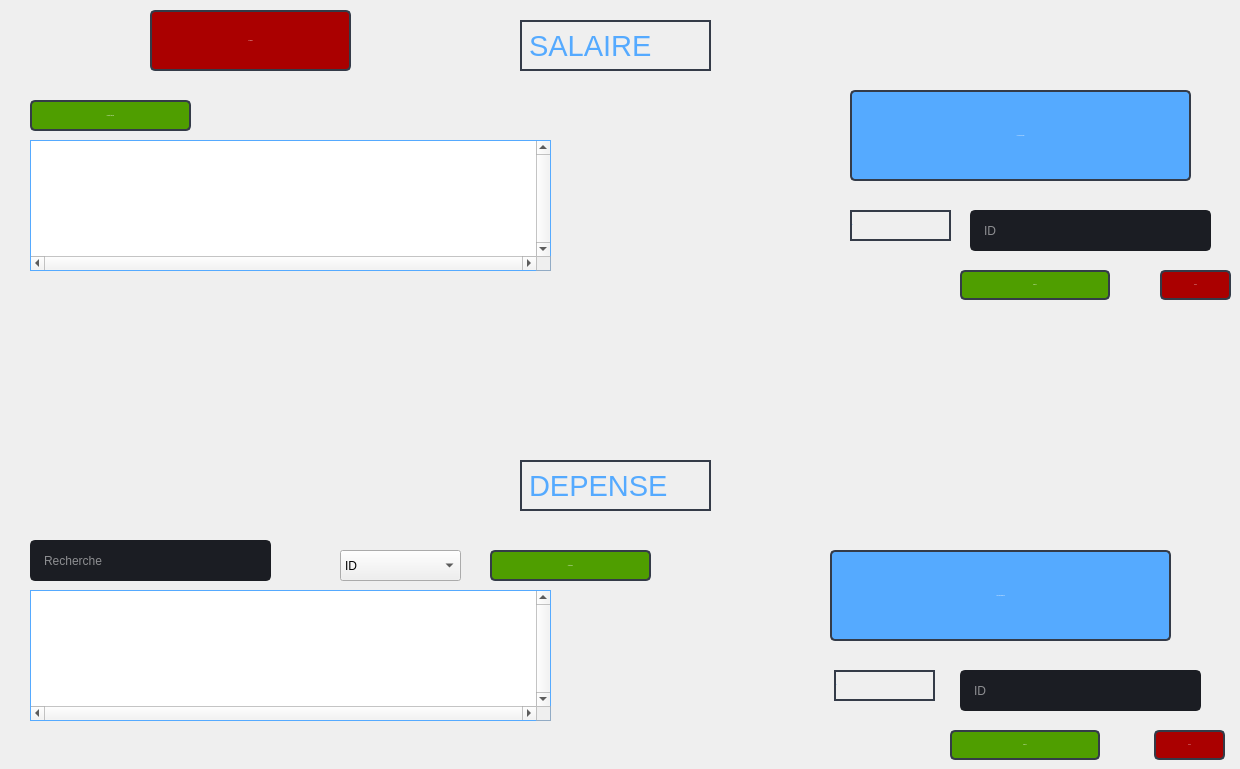
               <widget class="QWidget" name="finance">
                <attribute name="title">
                 <string>Finance</string>
                </attribute>
                <widget class="QPushButton" name="pushButton_107">
                 <property name="geometry">
                  <rect>
                   <x>850</x>
                   <y>90</y>
                   <width>341</width>
                   <height>91</height>
                  </rect>
                 </property>
                 <property name="minimumSize">
                  <size>
                   <width>150</width>
                   <height>30</height>
                  </size>
                 </property>
                 <property name="font">
                  <font>
                   <family>Segoe UI</family>
                   <pointsize>-1</pointsize>
                  </font>
                 </property>
                 <property name="styleSheet">
                  <string notr="true">QPushButton {
	color: rgb(255, 255, 255);
	border: 2px solid rgb(52, 59, 72);
	border-radius: 5px;	
	
	background-color: rgb(85, 170, 255);

}
QPushButton:hover {
	background-color: rgb(57, 65, 80);
	border: 2px solid rgb(61, 70, 86);
}
QPushButton:pressed {	
	background-color: rgb(35, 40, 49);
	border: 2px solid rgb(43, 50, 61);
}</string>
                 </property>
                 <property name="text">
                  <string>AJOUTER salaire</string>
                 </property>
                 <property name="icon">
                  <iconset>
                   <normaloff>:/16x16/icons/16x16/cil-folder-open.png</normaloff>:/16x16/icons/16x16/cil-folder-open.png</iconset>
                 </property>
                </widget>
                <widget class="QPushButton" name="pushButton_108">
                 <property name="geometry">
                  <rect>
                   <x>830</x>
                   <y>550</y>
                   <width>341</width>
                   <height>91</height>
                  </rect>
                 </property>
                 <property name="minimumSize">
                  <size>
                   <width>150</width>
                   <height>30</height>
                  </size>
                 </property>
                 <property name="font">
                  <font>
                   <family>Segoe UI</family>
                   <pointsize>-1</pointsize>
                  </font>
                 </property>
                 <property name="styleSheet">
                  <string notr="true">QPushButton {
	color: rgb(255, 255, 255);
	border: 2px solid rgb(52, 59, 72);
	border-radius: 5px;	
	
	background-color: rgb(85, 170, 255);

}
QPushButton:hover {
	background-color: rgb(57, 65, 80);
	border: 2px solid rgb(61, 70, 86);
}
QPushButton:pressed {	
	background-color: rgb(35, 40, 49);
	border: 2px solid rgb(43, 50, 61);
}</string>
                 </property>
                 <property name="text">
                  <string>AJOUTER dépense</string>
                 </property>
                 <property name="icon">
                  <iconset>
                   <normaloff>:/16x16/icons/16x16/cil-folder-open.png</normaloff>:/16x16/icons/16x16/cil-folder-open.png</iconset>
                 </property>
                </widget>
                <widget class="QTableView" name="tableView_7">
                 <property name="geometry">
                  <rect>
                   <x>30</x>
                   <y>590</y>
                   <width>521</width>
                   <height>131</height>
                  </rect>
                 </property>
                 <property name="styleSheet">
                  <string notr="true">QHeaderView::section {
	
	font: 87 10pt &quot;Cinzel Black&quot;;
    background-color: rgb(39, 44, 54);
    border-style: none;
    border-bottom: 1px solid rgb(85, 170, 255);
    border-right:  1px solid rgb(85, 170, 255);
}

QHeaderView::section:vertical
{
    border-left: 1px solid  rgb(85, 170, 255);
}
QTableView {
	
	color: rgb(255, 255, 255);
	border-style: solid;
	border-top: 1px solid  rgb(85, 170, 255);
	 border-left: 1px solid  rgb(85, 170, 255);
 border-bottom: 1px solid rgb(85, 170, 255);
 border-right:  1px solid rgb(85, 170, 255);
}
QTableView::item {
     border-bottom: 1px solid rgb(85, 170, 255);
    border-right:  1px solid rgb(85, 170, 255);
    background-color : none;
}
QTableView::indicator:unchecked {
    background-color: #d7d6d5
}</string>
                 </property>
                 <property name="verticalScrollBarPolicy">
                  <enum>Qt::ScrollBarAlwaysOn</enum>
                 </property>
                 <property name="horizontalScrollBarPolicy">
                  <enum>Qt::ScrollBarAlwaysOn</enum>
                 </property>
                 <attribute name="verticalHeaderVisible">
                  <bool>false</bool>
                 </attribute>
                </widget>
                <widget class="QTableView" name="tableView_8">
                 <property name="geometry">
                  <rect>
                   <x>30</x>
                   <y>140</y>
                   <width>521</width>
                   <height>131</height>
                  </rect>
                 </property>
                 <property name="styleSheet">
                  <string notr="true">QHeaderView::section {
	
	font: 87 10pt &quot;Cinzel Black&quot;;
    background-color: rgb(39, 44, 54);
    border-style: none;
    border-bottom: 1px solid rgb(85, 170, 255);
    border-right:  1px solid rgb(85, 170, 255);
}

QHeaderView::section:vertical
{
    border-left: 1px solid  rgb(85, 170, 255);
}
QTableView {
	
	color: rgb(255, 255, 255);
	border-style: solid;
	border-top: 1px solid  rgb(85, 170, 255);
	 border-left: 1px solid  rgb(85, 170, 255);
 border-bottom: 1px solid rgb(85, 170, 255);
 border-right:  1px solid rgb(85, 170, 255);
}
QTableView::item {
     border-bottom: 1px solid rgb(85, 170, 255);
    border-right:  1px solid rgb(85, 170, 255);
    background-color : none;
}
QTableView::indicator:unchecked {
    background-color: #d7d6d5
}</string>
                 </property>
                 <property name="verticalScrollBarPolicy">
                  <enum>Qt::ScrollBarAlwaysOn</enum>
                 </property>
                 <property name="horizontalScrollBarPolicy">
                  <enum>Qt::ScrollBarAlwaysOn</enum>
                 </property>
                 <attribute name="verticalHeaderVisible">
                  <bool>false</bool>
                 </attribute>
                </widget>
                <widget class="QPushButton" name="pushButton_14">
                 <property name="geometry">
                  <rect>
                   <x>960</x>
                   <y>270</y>
                   <width>150</width>
                   <height>30</height>
                  </rect>
                 </property>
                 <property name="minimumSize">
                  <size>
                   <width>150</width>
                   <height>30</height>
                  </size>
                 </property>
                 <property name="font">
                  <font>
                   <family>Segoe UI</family>
                   <pointsize>-1</pointsize>
                  </font>
                 </property>
                 <property name="styleSheet">
                  <string notr="true">QPushButton {
	color: rgb(255, 255, 255);
	border: 2px solid rgb(52, 59, 72);
	border-radius: 5px;	
	
	background-color:rgb(79, 158, 0);

}
QPushButton:hover {
	background-color: rgb(57, 65, 80);
	border: 2px solid rgb(61, 70, 86);
}
QPushButton:pressed {	
	background-color: rgb(35, 40, 49);
	border: 2px solid rgb(43, 50, 61);
}</string>
                 </property>
                 <property name="text">
                  <string>Modfier</string>
                 </property>
                 <property name="icon">
                  <iconset>
                   <normaloff>:/16x16/icons/16x16/cil-folder-open.png</normaloff>:/16x16/icons/16x16/cil-folder-open.png</iconset>
                 </property>
                </widget>
                <widget class="QPushButton" name="pushButton_39">
                 <property name="geometry">
                  <rect>
                   <x>1160</x>
                   <y>270</y>
                   <width>71</width>
                   <height>30</height>
                  </rect>
                 </property>
                 <property name="minimumSize">
                  <size>
                   <width>0</width>
                   <height>0</height>
                  </size>
                 </property>
                 <property name="font">
                  <font>
                   <family>Segoe UI</family>
                   <pointsize>-1</pointsize>
                  </font>
                 </property>
                 <property name="styleSheet">
                  <string notr="true">QPushButton {
	color: rgb(255, 255, 255);
	border: 2px solid rgb(52, 59, 72);
	border-radius: 5px;	
	
	background-color: rgb(170, 0, 0);

}
QPushButton:hover {
	background-color: rgb(57, 65, 80);
	border: 2px solid rgb(61, 70, 86);
}
QPushButton:pressed {	
	background-color: rgb(35, 40, 49);
	border: 2px solid rgb(43, 50, 61);
}</string>
                 </property>
                 <property name="text">
                  <string>SUPP</string>
                 </property>
                 <property name="icon">
                  <iconset>
                   <normaloff>:/16x16/icons/16x16/cil-folder-open.png</normaloff>:/16x16/icons/16x16/cil-folder-open.png</iconset>
                 </property>
                </widget>
                <widget class="QLabel" name="label_67">
                 <property name="geometry">
                  <rect>
                   <x>850</x>
                   <y>210</y>
                   <width>101</width>
                   <height>31</height>
                  </rect>
                 </property>
                 <property name="font">
                  <font>
                   <pointsize>-1</pointsize>
                  </font>
                 </property>
                 <property name="focusPolicy">
                  <enum>Qt::StrongFocus</enum>
                 </property>
                 <property name="styleSheet">
                  <string notr="true">color : rgb(85, 170, 255);

border:2px solid  rgb(52, 59, 72);
</string>
                 </property>
                 <property name="text">
                  <string>ID </string>
                 </property>
                </widget>
                <widget class="QLineEdit" name="lineEdit_28">
                 <property name="geometry">
                  <rect>
                   <x>970</x>
                   <y>210</y>
                   <width>241</width>
                   <height>41</height>
                  </rect>
                 </property>
                 <property name="minimumSize">
                  <size>
                   <width>0</width>
                   <height>30</height>
                  </size>
                 </property>
                 <property name="styleSheet">
                  <string notr="true">QLineEdit {
color : rgb(255, 255, 255);
	background-color: rgb(27, 29, 35);
	border-radius: 5px;
	border: 2px solid rgb(27, 29, 35);
	padding-left: 10px;
}
QLineEdit:hover {
	border: 2px solid rgb(64, 71, 88);
}
QLineEdit:focus {
	border: 2px solid rgb(91, 101, 124);
}</string>
                 </property>
                 <property name="text">
                  <string/>
                 </property>
                 <property name="placeholderText">
                  <string>ID</string>
                 </property>
                </widget>
                <widget class="QLineEdit" name="lineEdit_29">
                 <property name="geometry">
                  <rect>
                   <x>960</x>
                   <y>670</y>
                   <width>241</width>
                   <height>41</height>
                  </rect>
                 </property>
                 <property name="minimumSize">
                  <size>
                   <width>0</width>
                   <height>30</height>
                  </size>
                 </property>
                 <property name="styleSheet">
                  <string notr="true">QLineEdit {
color : rgb(255, 255, 255);
	background-color: rgb(27, 29, 35);
	border-radius: 5px;
	border: 2px solid rgb(27, 29, 35);
	padding-left: 10px;
}
QLineEdit:hover {
	border: 2px solid rgb(64, 71, 88);
}
QLineEdit:focus {
	border: 2px solid rgb(91, 101, 124);
}</string>
                 </property>
                 <property name="text">
                  <string/>
                 </property>
                 <property name="placeholderText">
                  <string>ID</string>
                 </property>
                </widget>
                <widget class="QPushButton" name="pushButton_15">
                 <property name="geometry">
                  <rect>
                   <x>950</x>
                   <y>730</y>
                   <width>150</width>
                   <height>30</height>
                  </rect>
                 </property>
                 <property name="minimumSize">
                  <size>
                   <width>150</width>
                   <height>30</height>
                  </size>
                 </property>
                 <property name="font">
                  <font>
                   <family>Segoe UI</family>
                   <pointsize>-1</pointsize>
                  </font>
                 </property>
                 <property name="styleSheet">
                  <string notr="true">QPushButton {
	color: rgb(255, 255, 255);
	border: 2px solid rgb(52, 59, 72);
	border-radius: 5px;	
	
	background-color:rgb(79, 158, 0);

}
QPushButton:hover {
	background-color: rgb(57, 65, 80);
	border: 2px solid rgb(61, 70, 86);
}
QPushButton:pressed {	
	background-color: rgb(35, 40, 49);
	border: 2px solid rgb(43, 50, 61);
}</string>
                 </property>
                 <property name="text">
                  <string>Modfier</string>
                 </property>
                 <property name="icon">
                  <iconset>
                   <normaloff>:/16x16/icons/16x16/cil-folder-open.png</normaloff>:/16x16/icons/16x16/cil-folder-open.png</iconset>
                 </property>
                </widget>
                <widget class="QLabel" name="label_68">
                 <property name="geometry">
                  <rect>
                   <x>834</x>
                   <y>670</y>
                   <width>101</width>
                   <height>31</height>
                  </rect>
                 </property>
                 <property name="font">
                  <font>
                   <pointsize>-1</pointsize>
                  </font>
                 </property>
                 <property name="focusPolicy">
                  <enum>Qt::StrongFocus</enum>
                 </property>
                 <property name="styleSheet">
                  <string notr="true">color : rgb(85, 170, 255);

border:2px solid  rgb(52, 59, 72);
</string>
                 </property>
                 <property name="text">
                  <string>ID </string>
                 </property>
                </widget>
                <widget class="QPushButton" name="pushButton_40">
                 <property name="geometry">
                  <rect>
                   <x>1154</x>
                   <y>730</y>
                   <width>71</width>
                   <height>30</height>
                  </rect>
                 </property>
                 <property name="minimumSize">
                  <size>
                   <width>0</width>
                   <height>0</height>
                  </size>
                 </property>
                 <property name="font">
                  <font>
                   <family>Segoe UI</family>
                   <pointsize>-1</pointsize>
                  </font>
                 </property>
                 <property name="styleSheet">
                  <string notr="true">QPushButton {
	color: rgb(255, 255, 255);
	border: 2px solid rgb(52, 59, 72);
	border-radius: 5px;	
	
	background-color: rgb(170, 0, 0);

}
QPushButton:hover {
	background-color: rgb(57, 65, 80);
	border: 2px solid rgb(61, 70, 86);
}
QPushButton:pressed {	
	background-color: rgb(35, 40, 49);
	border: 2px solid rgb(43, 50, 61);
}</string>
                 </property>
                 <property name="text">
                  <string>SUPP</string>
                 </property>
                 <property name="icon">
                  <iconset>
                   <normaloff>:/16x16/icons/16x16/cil-folder-open.png</normaloff>:/16x16/icons/16x16/cil-folder-open.png</iconset>
                 </property>
                </widget>
                <widget class="QLabel" name="label_14">
                 <property name="geometry">
                  <rect>
                   <x>520</x>
                   <y>20</y>
                   <width>191</width>
                   <height>51</height>
                  </rect>
                 </property>
                 <property name="font">
                  <font>
                   <family>MS Shell Dlg 2</family>
                   <pointsize>22</pointsize>
                   <weight>50</weight>
                   <italic>false</italic>
                   <bold>false</bold>
                  </font>
                 </property>
                 <property name="styleSheet">
                  <string notr="true">color : rgb(85, 170, 255);
font: 22pt &quot;MS Shell Dlg 2&quot;;

border:2px solid  rgb(52, 59, 72);
</string>
                 </property>
                 <property name="text">
                  <string>SALAIRE</string>
                 </property>
                </widget>
                <widget class="QLabel" name="label_15">
                 <property name="geometry">
                  <rect>
                   <x>520</x>
                   <y>460</y>
                   <width>191</width>
                   <height>51</height>
                  </rect>
                 </property>
                 <property name="font">
                  <font>
                   <family>MS Shell Dlg 2</family>
                   <pointsize>22</pointsize>
                   <weight>50</weight>
                   <italic>false</italic>
                   <bold>false</bold>
                  </font>
                 </property>
                 <property name="styleSheet">
                  <string notr="true">color : rgb(85, 170, 255);
font: 22pt &quot;MS Shell Dlg 2&quot;;

border:2px solid  rgb(52, 59, 72);
</string>
                 </property>
                 <property name="text">
                  <string>DEPENSE</string>
                 </property>
                </widget>
                <widget class="QPushButton" name="pushButton_37">
                 <property name="geometry">
                  <rect>
                   <x>150</x>
                   <y>10</y>
                   <width>201</width>
                   <height>61</height>
                  </rect>
                 </property>
                 <property name="minimumSize">
                  <size>
                   <width>0</width>
                   <height>0</height>
                  </size>
                 </property>
                 <property name="font">
                  <font>
                   <family>Segoe UI</family>
                   <pointsize>-1</pointsize>
                  </font>
                 </property>
                 <property name="styleSheet">
                  <string notr="true">QPushButton {
	color: rgb(255, 255, 255);
	border: 2px solid rgb(52, 59, 72);
	border-radius: 5px;	
	
	background-color: rgb(170, 0, 0);

}
QPushButton:hover {
	background-color: rgb(57, 65, 80);
	border: 2px solid rgb(61, 70, 86);
}
QPushButton:pressed {	
	background-color: rgb(35, 40, 49);
	border: 2px solid rgb(43, 50, 61);
}</string>
                 </property>
                 <property name="text">
                  <string>Actualiser</string>
                 </property>
                 <property name="icon">
                  <iconset>
                   <normaloff>:/16x16/icons/16x16/cil-folder-open.png</normaloff>:/16x16/icons/16x16/cil-folder-open.png</iconset>
                 </property>
                </widget>
                <widget class="QComboBox" name="comboBox_5">
                 <property name="geometry">
                  <rect>
                   <x>340</x>
                   <y>550</y>
                   <width>121</width>
                   <height>31</height>
                  </rect>
                 </property>
                 <item>
                  <property name="text">
                   <string>ID</string>
                  </property>
                 </item>
                 <item>
                  <property name="text">
                   <string>Type</string>
                  </property>
                 </item>
                 <item>
                  <property name="text">
                   <string>Montant</string>
                  </property>
                 </item>
                 <item>
                  <property name="text">
                   <string>Date</string>
                  </property>
                 </item>
                </widget>
                <widget class="QPushButton" name="pushButton_67">
                 <property name="geometry">
                  <rect>
                   <x>30</x>
                   <y>100</y>
                   <width>161</width>
                   <height>31</height>
                  </rect>
                 </property>
                 <property name="minimumSize">
                  <size>
                   <width>150</width>
                   <height>30</height>
                  </size>
                 </property>
                 <property name="font">
                  <font>
                   <family>Segoe UI</family>
                   <pointsize>-1</pointsize>
                  </font>
                 </property>
                 <property name="styleSheet">
                  <string notr="true">QPushButton {
	color: rgb(255, 255, 255);
	border: 2px solid rgb(52, 59, 72);
	border-radius: 5px;	
	
	background-color:rgb(79, 158, 0);

}
QPushButton:hover {
	background-color: rgb(57, 65, 80);
	border: 2px solid rgb(61, 70, 86);
}
QPushButton:pressed {	
	background-color: rgb(35, 40, 49);
	border: 2px solid rgb(43, 50, 61);
}</string>
                 </property>
                 <property name="text">
                  <string>Exporter tableau</string>
                 </property>
                 <property name="icon">
                  <iconset>
                   <normaloff>:/16x16/icons/16x16/cil-folder-open.png</normaloff>:/16x16/icons/16x16/cil-folder-open.png</iconset>
                 </property>
                </widget>
                <widget class="QLineEdit" name="lineEdit_38">
                 <property name="geometry">
                  <rect>
                   <x>30</x>
                   <y>540</y>
                   <width>241</width>
                   <height>41</height>
                  </rect>
                 </property>
                 <property name="minimumSize">
                  <size>
                   <width>0</width>
                   <height>30</height>
                  </size>
                 </property>
                 <property name="styleSheet">
                  <string notr="true">QLineEdit {
color : rgb(255, 255, 255);
	background-color: rgb(27, 29, 35);
	border-radius: 5px;
	border: 2px solid rgb(27, 29, 35);
	padding-left: 10px;
}
QLineEdit:hover {
	border: 2px solid rgb(64, 71, 88);
}
QLineEdit:focus {
	border: 2px solid rgb(91, 101, 124);
}</string>
                 </property>
                 <property name="text">
                  <string/>
                 </property>
                 <property name="placeholderText">
                  <string>Recherche</string>
                 </property>
                </widget>
                <widget class="QPushButton" name="pushButton_68">
                 <property name="geometry">
                  <rect>
                   <x>490</x>
                   <y>550</y>
                   <width>161</width>
                   <height>31</height>
                  </rect>
                 </property>
                 <property name="minimumSize">
                  <size>
                   <width>150</width>
                   <height>30</height>
                  </size>
                 </property>
                 <property name="font">
                  <font>
                   <family>Segoe UI</family>
                   <pointsize>-1</pointsize>
                  </font>
                 </property>
                 <property name="styleSheet">
                  <string notr="true">QPushButton {
	color: rgb(255, 255, 255);
	border: 2px solid rgb(52, 59, 72);
	border-radius: 5px;	
	
	background-color:rgb(79, 158, 0);

}
QPushButton:hover {
	background-color: rgb(57, 65, 80);
	border: 2px solid rgb(61, 70, 86);
}
QPushButton:pressed {	
	background-color: rgb(35, 40, 49);
	border: 2px solid rgb(43, 50, 61);
}</string>
                 </property>
                 <property name="text">
                  <string>Statistiques</string>
                 </property>
                 <property name="icon">
                  <iconset>
                   <normaloff>:/16x16/icons/16x16/cil-folder-open.png</normaloff>:/16x16/icons/16x16/cil-folder-open.png</iconset>
                 </property>
                </widget>
               </widget>
